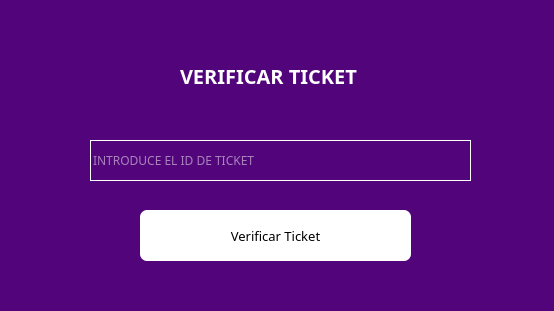
<?xml version="1.0" encoding="UTF-8"?>
<ui version="4.0">
 <class>MainWindow</class>
 <widget class="QMainWindow" name="MainWindow">
  <property name="geometry">
   <rect>
    <x>0</x>
    <y>0</y>
    <width>554</width>
    <height>311</height>
   </rect>
  </property>
  <property name="windowTitle">
   <string>COBRAR TICKET</string>
  </property>
  <property name="styleSheet">
   <string notr="true">*{
background: #52057B;
color: white;
}
QLineEdit:placeholder{
margin-left:45px;
}
QLineEdit{
border: 0.5px solid white;
}
QPushButton{
border: none;
background: white;
color: black;
border-radius:7px;
}</string>
  </property>
  <widget class="QWidget" name="centralwidget">
   <widget class="QLabel" name="label">
    <property name="geometry">
     <rect>
      <x>180</x>
      <y>60</y>
      <width>221</width>
      <height>31</height>
     </rect>
    </property>
    <property name="font">
     <font>
      <family>Montserrat Black</family>
      <pointsize>15</pointsize>
      <weight>75</weight>
      <bold>true</bold>
     </font>
    </property>
    <property name="styleSheet">
     <string notr="true"/>
    </property>
    <property name="text">
     <string>VERIFICAR TICKET</string>
    </property>
   </widget>
   <widget class="QLineEdit" name="id_ticket">
    <property name="geometry">
     <rect>
      <x>90</x>
      <y>140</y>
      <width>381</width>
      <height>41</height>
     </rect>
    </property>
    <property name="font">
     <font>
      <family>Montserrat</family>
     </font>
    </property>
    <property name="placeholderText">
     <string>INTRODUCE EL ID DE TICKET</string>
    </property>
   </widget>
   <widget class="QPushButton" name="verificar_id">
    <property name="geometry">
     <rect>
      <x>140</x>
      <y>210</y>
      <width>271</width>
      <height>51</height>
     </rect>
    </property>
    <property name="font">
     <font>
      <family>Montserrat</family>
      <pointsize>10</pointsize>
      <weight>50</weight>
      <italic>false</italic>
      <bold>false</bold>
     </font>
    </property>
    <property name="styleSheet">
     <string notr="true"/>
    </property>
    <property name="text">
     <string>Verificar Ticket</string>
    </property>
   </widget>
  </widget>
  <widget class="QStatusBar" name="statusbar"/>
 </widget>
 <resources/>
 <connections/>
</ui>
